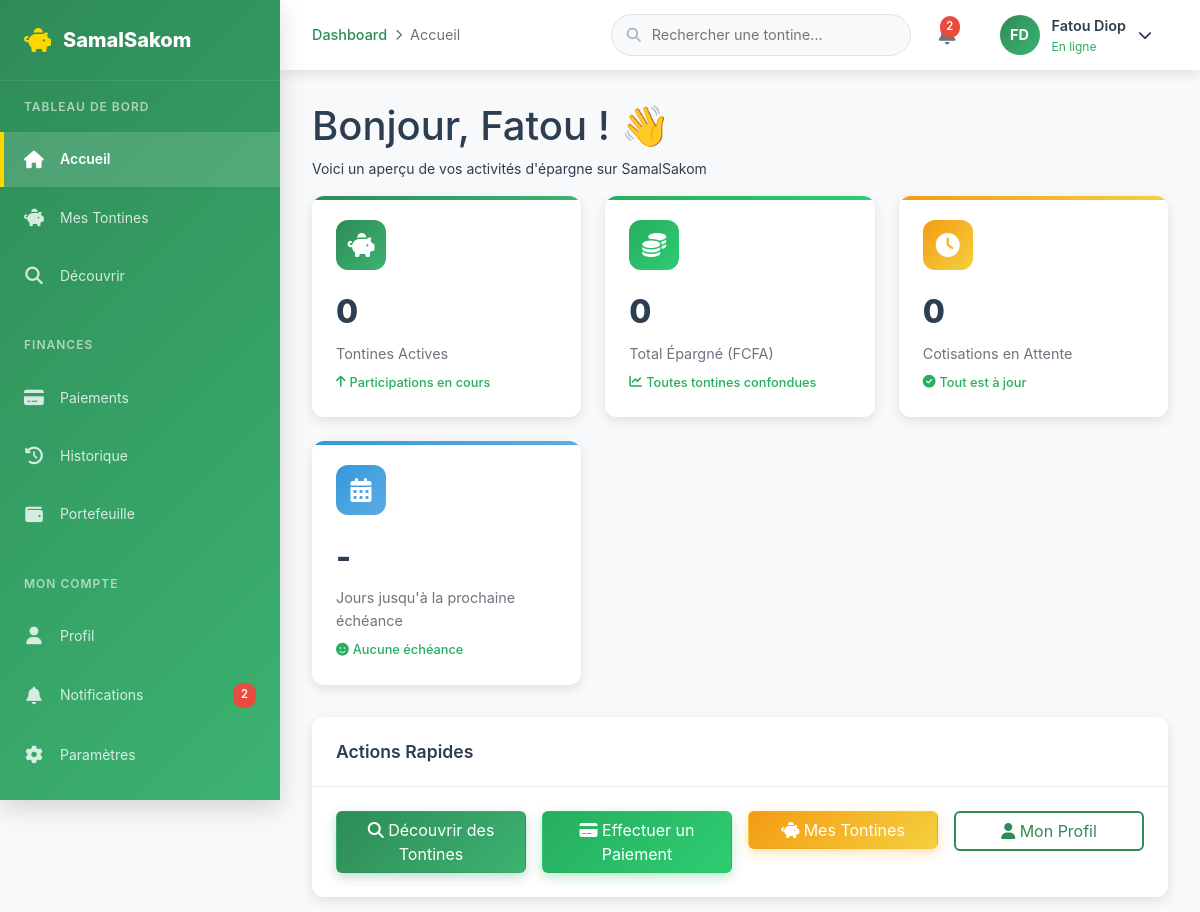
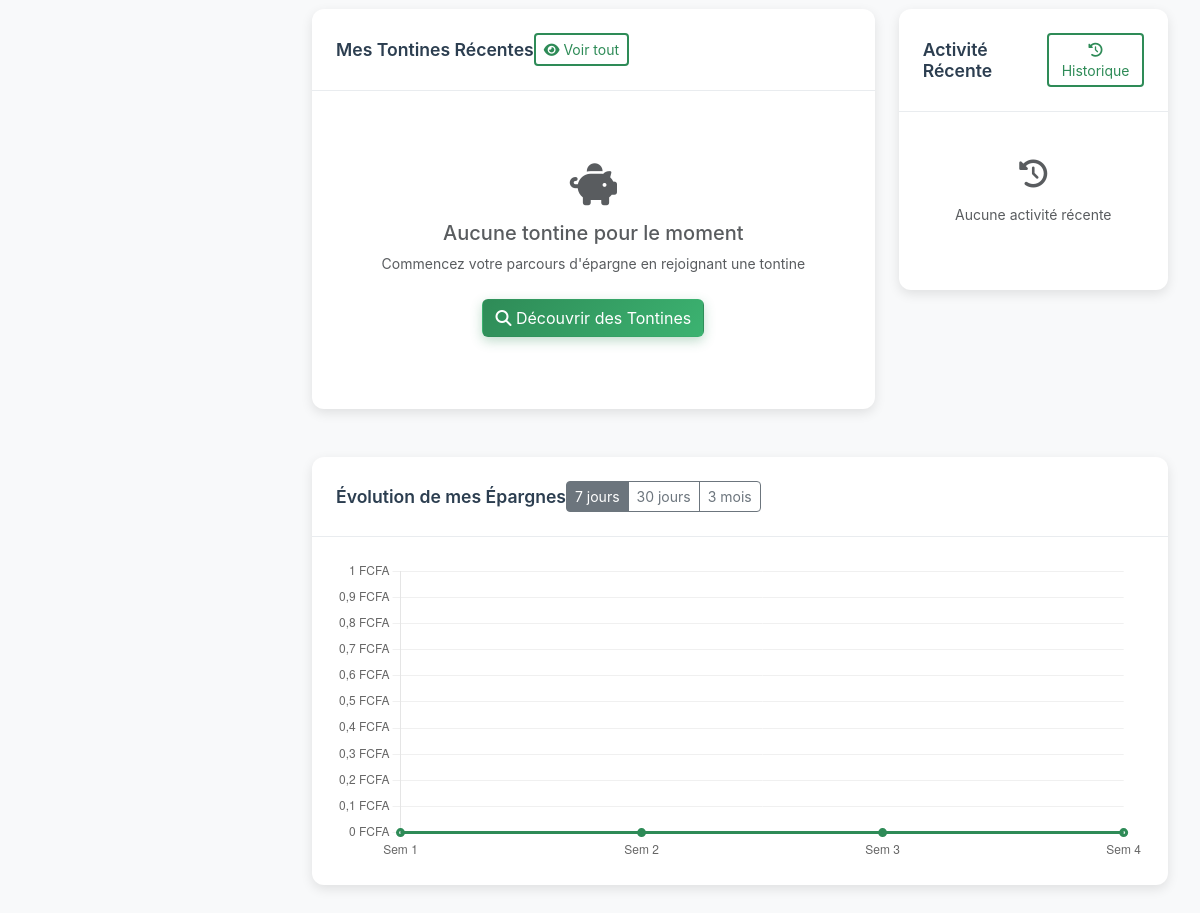
Page /dashboard/index.php (signed in) on the committed database (2 pictures, top to bottom).
### tables this page shows
CREATE TABLE users (
    id INT AUTO_INCREMENT PRIMARY KEY,
    nom VARCHAR(100) NOT NULL,
    prenom VARCHAR(100) NOT NULL,
    email VARCHAR(150) UNIQUE NOT NULL,
    telephone VARCHAR(20) UNIQUE NOT NULL,
    mot_de_passe VARCHAR(255) NOT NULL,
    photo_profil VARCHAR(255) DEFAULT NULL,
    date_naissance DATE,
    adresse TEXT,
    statut ENUM('actif', 'inactif', 'suspendu') DEFAULT 'actif',
    date_creation TIMESTAMP DEFAULT CURRENT_TIMESTAMP,
    date_modification TIMESTAMP DEFAULT CURRENT_TIMESTAMP ON UPDATE CURRENT_TIMESTAMP
);

### dashboard/index.php (the view, shortened to what the rows shown need)
<?php
include 'includes/header.php';
try {
    $query_total_epargne = "SELECT COALESCE(SUM(montant), 0) as total FROM cotisations
                           WHERE user_id = ? AND statut = 'completed'";
    $stmt = $db->prepare($query_total_epargne);
    $stmt->execute([$_SESSION['user_id']]);
    $total_epargne = $stmt->fetch()['total'];
} catch (PDOException $e) {
    $error_message = "Erreur lors de la récupération des données.";
}
?>
<div class="page-header" data-aos="fade-down">
    <h1 class="page-title">Bonjour, <?php echo htmlspecialchars($current_user['prenom']); ?> ! 👋</h1>
    <p class="page-subtitle">Voici un aperçu de vos activités d'épargne sur SamalSakom</p>
</div>
<script>
document.addEventListener('DOMContentLoaded', function() {
    // Graphique des épargnes
    const ctx = document.getElementById('epargnesChart');
    if (ctx) {
        const chart = new Chart(ctx, {
            type: 'line',
            data: {
                labels: ['Sem 1', 'Sem 2', 'Sem 3', 'Sem 4'],
                datasets: [{
                    label: 'Épargnes (FCFA)',
                    data: [<?php echo $total_epargne * 0.25; ?>, <?php echo $total_epargne * 0.5; ?>, <?php echo $total_epargne * 0.75; ?>, <?php echo $total_epargne; ?>],
                    borderColor: '#2E8B57',
                    backgroundColor: 'rgba(46, 139, 87, 0.1)',
                    borderWidth: 3,
                    fill: true,
                    tension: 0.4
                }]
            },
            options: {
                responsive: true,
                maintainAspectRatio: false,
                plugins: {
                    legend: {
                        display: false
                    }
                },
                scales: {
                    y: {
                        beginAtZero: true,
                        grid: {
                            color: '#f0f0f0'
                        },
                        ticks: {
                            callback: function(value) {
                                return new Intl.NumberFormat('fr-FR').format(value) + ' FCFA';
                            }
                        }
                    },
                    x: {
                        grid: {
                            display: false
                        }
                    }
                }
            }
        });
        // Gestion des boutons de période
        document.querySelectorAll('[data-period]').forEach(btn => {
            btn.addEventListener('click', function() {
                document.querySelectorAll('[data-period]').forEach(b => b.classList.remove('active'));
                this.classList.add('active');
                // Ici vous pouvez recharger les données du graphique
            });
        });
    }
});
</script>
<?php include 'includes/footer.php'; ?>

### dashboard/includes/header.php (shortened to what the rows shown need)
<?php
$database = new Database();
$db = $database->getConnection();
try {
    $query = "SELECT * FROM users WHERE id = ?";
    $stmt = $db->prepare($query);
    $stmt->execute([$_SESSION['user_id']]);
    $current_user = $stmt->fetch();
} catch (PDOException $e) {
    error_log("Erreur récupération utilisateur: " . $e->getMessage());
    header('Location: ../login.php');
    exit;
}
?>
<!DOCTYPE html>
<html lang="fr">
<head>
    <link href="https://cdn.jsdelivr.net/npm/bootstrap@5.3.0/dist/css/bootstrap.min.css" rel="stylesheet">
    <link rel="stylesheet" href="https://cdnjs.cloudflare.com/ajax/libs/font-awesome/6.4.0/css/all.min.css">
    <link href="https://unpkg.com/aos@2.3.1/dist/aos.css" rel="stylesheet">
    <link rel="stylesheet" href="assets/css/dashboard.css">
</head>
<body>
    <div class="dashboard-content">
        <header class="dashboard-header">
            <div class="header-right">
                <div class="header-profile dropdown">
                    <button class="profile-btn" data-bs-toggle="dropdown">
                        <div class="profile-avatar">
                            <?php echo strtoupper(substr($current_user['prenom'], 0, 1) . substr($current_user['nom'], 0, 1)); ?>
                        </div>
                        <div class="profile-info d-none d-md-block">
                            <div class="profile-name"><?php echo htmlspecialchars($current_user['prenom'] . ' ' . $current_user['nom']); ?></div>
                            <div class="profile-status">En ligne</div>
                        </div>
                        <i class="fas fa-chevron-down"></i>
                    </button>
                </div>
            </div>
        </header>
        <main class="main-content">

### rows in the picture
users: prenom+nom "FD", prenom+nom "Fatou Diop", prenom "Fatou"

### other values in the picture
$notifications_count "2"
$breadcrumb "Accueil"
$mes_tontines_actives "0"
$total_epargne "0"
$cotisations_pending "0"
chart data {{ $total_epargne * 0.25 }} 0
chart data {{ $total_epargne * 0.5 }} 0
chart data {{ $total_epargne * 0.75 }} 0
chart data {{ $total_epargne }} 0.00
